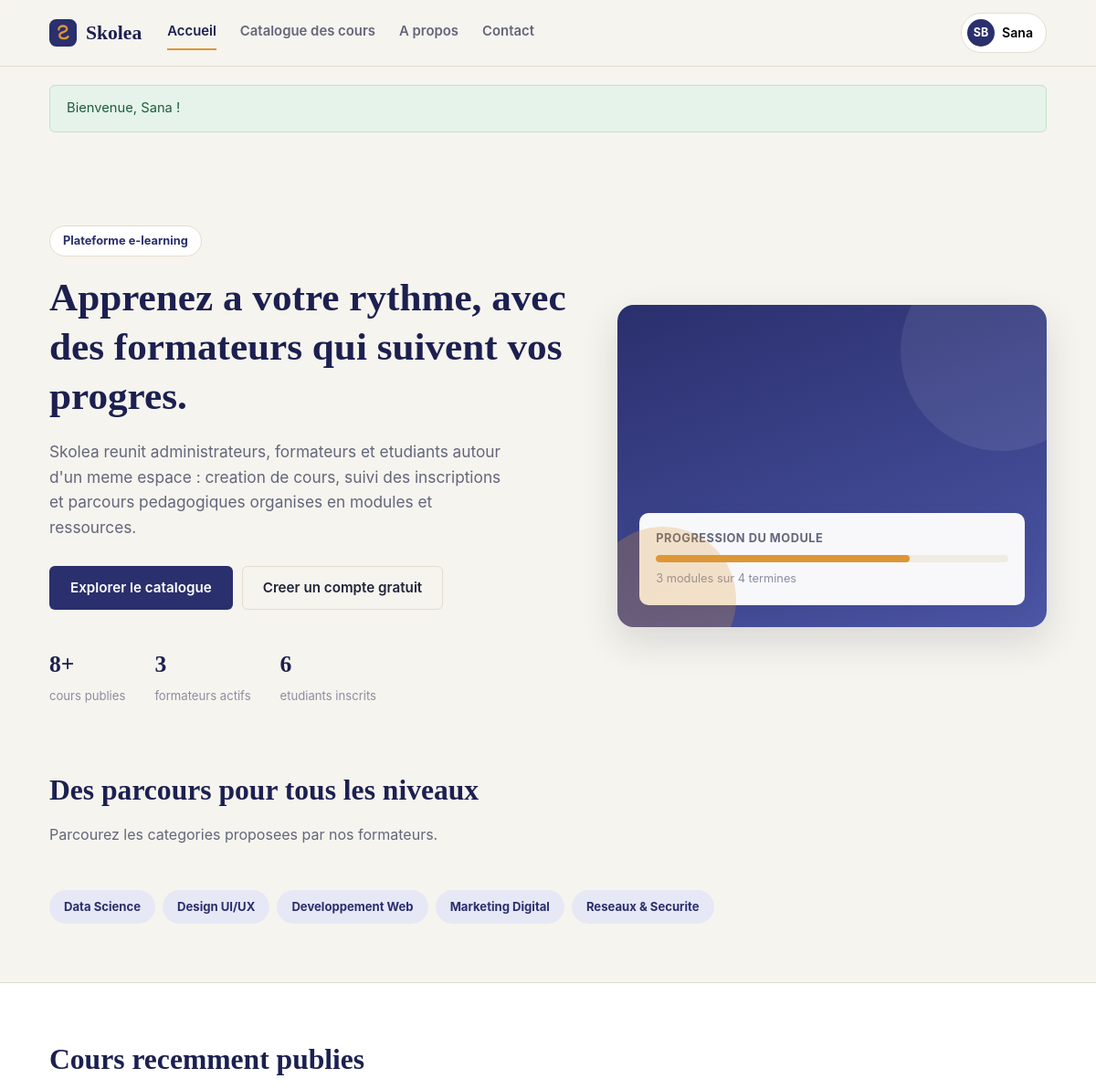
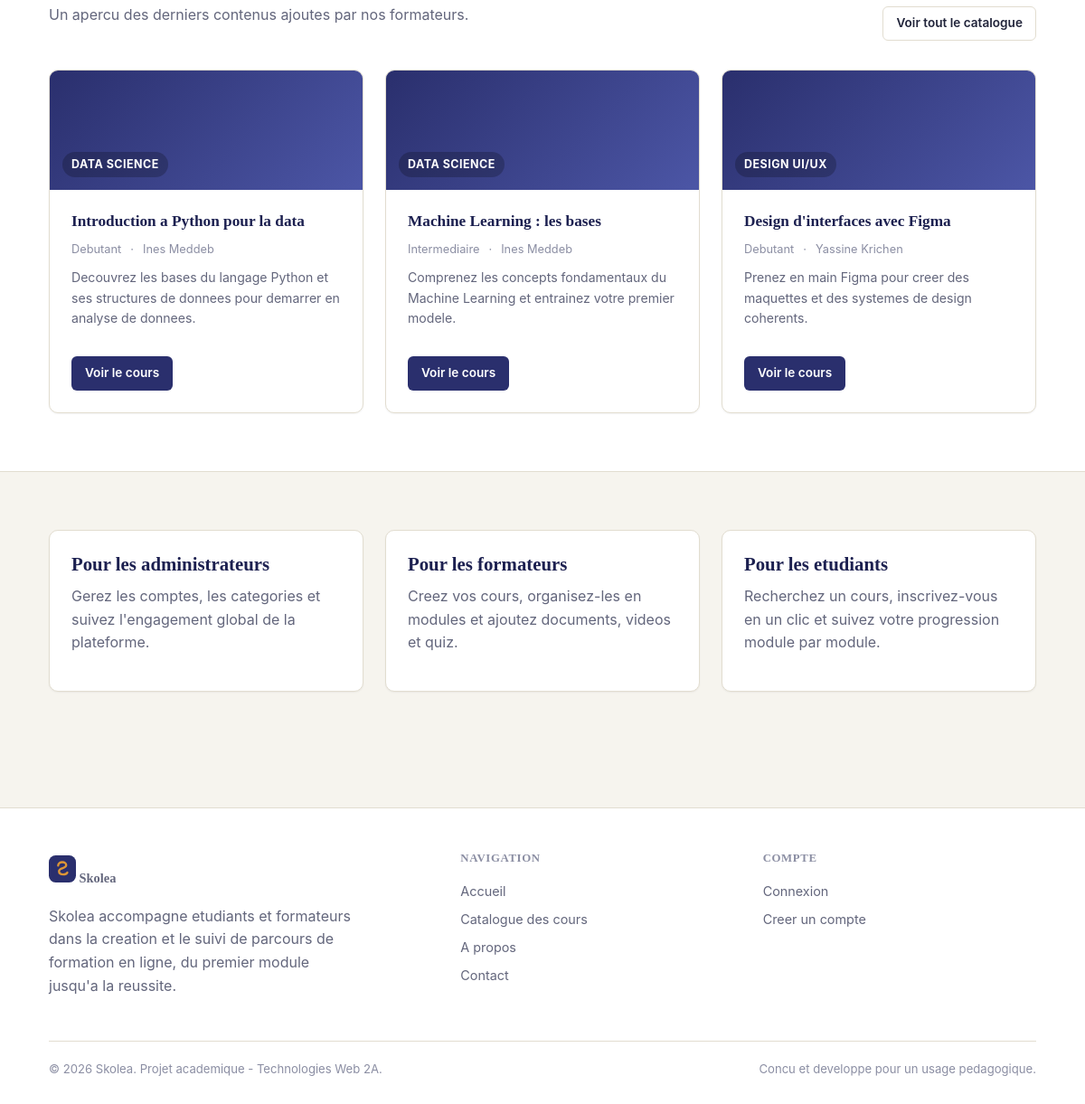
The page /SkoleaMVC/View/FrontOffice/index.php (signed in) on the database its author committed (2 pictures, top to bottom).
### tables this page shows
CREATE TABLE categories (
    id              INT UNSIGNED AUTO_INCREMENT PRIMARY KEY,
    nom             VARCHAR(100) NOT NULL UNIQUE,
    description     VARCHAR(255) NULL,
    date_creation   DATETIME NOT NULL DEFAULT CURRENT_TIMESTAMP
);

CREATE TABLE cours (
    id              INT UNSIGNED AUTO_INCREMENT PRIMARY KEY,
    titre           VARCHAR(150) NOT NULL,
    description     TEXT NOT NULL,
    categorie_id    INT UNSIGNED NOT NULL,
    formateur_id    INT UNSIGNED NOT NULL,
    niveau          ENUM('debutant', 'intermediaire', 'avance') NOT NULL DEFAULT 'debutant',
    statut          ENUM('brouillon', 'publie') NOT NULL DEFAULT 'brouillon',
    date_creation   DATETIME NOT NULL DEFAULT CURRENT_TIMESTAMP,
    date_maj        DATETIME NOT NULL DEFAULT CURRENT_TIMESTAMP ON UPDATE CURRENT_TIMESTAMP,
    CONSTRAINT fk_cours_categorie FOREIGN KEY (categorie_id) REFERENCES categories(id)
        ON DELETE RESTRICT ON UPDATE CASCADE,
    CONSTRAINT fk_cours_formateur FOREIGN KEY (formateur_id) REFERENCES utilisateurs(id)
        ON DELETE CASCADE ON UPDATE CASCADE
);

CREATE TABLE utilisateurs (
    id              INT UNSIGNED AUTO_INCREMENT PRIMARY KEY,
    nom             VARCHAR(80)  NOT NULL,
    prenom          VARCHAR(80)  NOT NULL,
    email           VARCHAR(150) NOT NULL UNIQUE,
    mot_de_passe    VARCHAR(255) NOT NULL,
    role            ENUM('administrateur', 'formateur', 'etudiant') NOT NULL DEFAULT 'etudiant',
    photo           VARCHAR(255) NULL,
    bio             VARCHAR(500) NULL,
    date_creation   DATETIME NOT NULL DEFAULT CURRENT_TIMESTAMP
);

### config.php (called while the page is built)
<?php
class config
{
    private static $pdo = null;
    public static function getConnexion()
    {
        if (!isset(self::$pdo)) {
            $servername = "localhost";
            $username = "root";
            $password = "";
            $dbname = "skolea";
            try {
                self::$pdo = new PDO(
                    "mysql:host=$servername;dbname=$dbname;charset=utf8mb4",
                    $username,
                    $password
                );
                self::$pdo->setAttribute(PDO::ATTR_ERRMODE, PDO::ERRMODE_EXCEPTION);
                self::$pdo->setAttribute(PDO::ATTR_DEFAULT_FETCH_MODE, PDO::FETCH_ASSOC);
            } catch (Exception $e) {
                die('Erreur de connexion : ' . $e->getMessage());
            }
        }
        return self::$pdo;
    }
}

### SkoleaMVC/Model/Cours.php (called while the page is built, shortened)
<?php
class Cours
{
    private $pdo;
    private $selectAvecJointures = "
        SELECT c.*, cat.nom AS categorie_nom,
               u.nom AS formateur_nom, u.prenom AS formateur_prenom,
               (SELECT COUNT(*) FROM inscriptions i WHERE i.cours_id = c.id) AS nb_inscrits,
               (SELECT COUNT(*) FROM modules m WHERE m.cours_id = c.id) AS nb_modules
        FROM cours c
        INNER JOIN categories cat ON cat.id = c.categorie_id
        INNER JOIN utilisateurs u ON u.id = c.formateur_id
    ";
    public function __construct($titre = null, $description = null, $categorieId = null, $niveau = null, $statut = null)
    {
        $this->pdo = config::getConnexion();
    }
    public function count($filtres = [])
    {
        list($where, $params) = $this->buildFiltre($filtres);
        $stmt = $this->pdo->prepare("SELECT COUNT(*) FROM cours c {$where}");
        $stmt->execute($params);
        return (int) $stmt->fetchColumn();
    }
    private function buildFiltre($filtres)
    {
        $conditions = [];
        $params = [];
        if (!empty($filtres['statut'])) {
            $conditions[] = 'c.statut = :statut';
            $params[':statut'] = $filtres['statut'];
        }
        $where = $conditions === [] ? '' : 'WHERE ' . implode(' AND ', $conditions);
        return [$where, $params];
    }
    public function recents($limite = 3)
    {
        $stmt = $this->pdo->prepare(
            $this->selectAvecJointures . " WHERE c.statut = 'publie' ORDER BY c.date_creation DESC LIMIT :limite"
        );
        $stmt->bindValue(':limite', $limite, PDO::PARAM_INT);
        $stmt->execute();
        return $stmt->fetchAll();
    }
}

### SkoleaMVC/Model/Utilisateur.php (called while the page is built, shortened)
<?php
class Utilisateur
{
    private $pdo;
    public function __construct()
    {
        $this->pdo = config::getConnexion();
    }
    public function countByRole($role)
    {
        $stmt = $this->pdo->prepare('SELECT COUNT(*) FROM utilisateurs WHERE role = :role');
        $stmt->execute(['role' => $role]);
        return (int) $stmt->fetchColumn();
    }
}

### SkoleaMVC/Model/Categorie.php (called while the page is built, shortened)
<?php
class Categorie
{
    private $pdo;
    public function __construct()
    {
        $this->pdo = config::getConnexion();
    }
    public function all()
    {
        return $this->pdo->query('SELECT * FROM categories ORDER BY nom')->fetchAll();
    }
}

### SkoleaMVC/helpers.php (called while the page is built, shortened)
<?php
function e($value)
{
    return htmlspecialchars($value ?? '', ENT_QUOTES, 'UTF-8');
}
function niveau_label($niveau)
{
    if ($niveau === 'debutant') return 'Debutant';
    if ($niveau === 'intermediaire') return 'Intermediaire';
    return ucfirst($niveau);
}

### SkoleaMVC/View/FrontOffice/index.php (the view, shortened to what this page needs)
<?php
require_once __DIR__ . '/../../bootstrap.php';
require_once __DIR__ . '/../../Model/Cours.php';
require_once __DIR__ . '/../../Model/Categorie.php';
require_once __DIR__ . '/../../Model/Utilisateur.php';
$coursModel = new Cours();
$nbCours = $coursModel->count(['statut' => 'publie']);
$coursRecents = $coursModel->recents(3);
$utilisateurModel = new Utilisateur();
$nbFormateurs = $utilisateurModel->countByRole('formateur');
$nbEtudiants = $utilisateurModel->countByRole('etudiant');
$categories = (new Categorie())->all();
require __DIR__ . '/includes/header.php';
?>
<section class="hero">
    <div class="container">
        <div>
            <span class="hero-eyebrow">Plateforme e-learning</span>
            <h1>Apprenez a votre rythme, avec des formateurs qui suivent vos progres.</h1>
            <p class="hero-lead">
                Skolea reunit administrateurs, formateurs et etudiants autour d'un meme
                espace : creation de cours, suivi des inscriptions et parcours pedagogiques
                organises en modules et ressources.
            </p>
            <div class="cluster">
                <a href="cours.php" class="btn btn-primary">Explorer le catalogue</a>
                <a href="inscription.php" class="btn btn-outline">Creer un compte gratuit</a>
            </div>
            <div class="hero-stats">
                <div>
                    <strong><?= (int) $nbCours ?>+</strong>
                    <span>cours publies</span>
                </div>
                <div>
                    <strong><?= (int) $nbFormateurs ?></strong>
                    <span>formateurs actifs</span>
                </div>
                <div>
                    <strong><?= (int) $nbEtudiants ?></strong>
                    <span>etudiants inscrits</span>
                </div>
            </div>
        </div>
        <div class="hero-art">
            <div class="hero-art-card">
                <p class="text-muted" style="margin:0 0 8px;font-size:.8rem;font-weight:700;text-transform:uppercase;letter-spacing:.04em;">Progression du module</p>
                <div class="progress-bar"><span style="width:72%"></span></div>
                <p class="text-soft" style="margin:8px 0 0;font-size:.8rem;">3 modules sur 4 termines</p>
            </div>
        </div>
    </div>
</section>
<section class="section" style="padding-top:0;">
    <div class="container">
        <div class="section-head">
            <div>
                <h2>Des parcours pour tous les niveaux</h2>
                <p class="text-muted">Parcourez les categories proposees par nos formateurs.</p>
            </div>
        </div>
        <div class="tag-list">
            <?php foreach ($categories as $categorie): ?>
                <a href="cours.php?categorie=<?= urlencode($categorie['nom']) ?>" class="badge badge-primaire" style="padding:8px 16px;font-size:.82rem;text-transform:none;letter-spacing:0;">
                    <?= e($categorie['nom']) ?>
                </a>
            <?php endforeach; ?>
        </div>
    </div>
</section>
<section class="section" style="background:var(--color-surface);border-top:1px solid var(--color-border);border-bottom:1px solid var(--color-border);">
    <div class="container">
        <div class="section-head">
            <div>
                <h2>Cours recemment publies</h2>
                <p class="text-muted">Un apercu des derniers contenus ajoutes par nos formateurs.</p>
            </div>
            <a href="cours.php" class="btn btn-outline btn-sm">Voir tout le catalogue</a>
        </div>
        <?php if ($coursRecents === []): ?>
            <div class="empty-state"><h3>Aucun cours publie pour le moment</h3></div>
        <?php else: ?>
            <div class="grid grid-cols-3">
                <?php foreach ($coursRecents as $cours): ?>
                    <article class="card course-card">
                        <div class="course-thumb"><span><?= e($cours['categorie_nom']) ?></span></div>
                        <div class="card-body">
                            <h3><a href="cours_detail.php?id=<?= (int) $cours['id'] ?>"><?= e($cours['titre']) ?></a></h3>
                            <div class="course-meta">
                                <span><?= e(niveau_label($cours['niveau'])) ?></span>
                                <span>&middot;</span>
                                <span><?= e($cours['formateur_prenom'] . ' ' . $cours['formateur_nom']) ?></span>
                            </div>
                            <p class="course-desc"><?= e(mb_strimwidth($cours['description'], 0, 110, '...')) ?></p>
                            <div class="card-footer">
                                <a href="cours_detail.php?id=<?= (int) $cours['id'] ?>" class="btn btn-primary btn-sm">Voir le cours</a>
                            </div>
                        </div>
                    </article>
                <?php endforeach; ?>
            </div>
        <?php endif; ?>
    </div>
</section>
<section class="section">
    <div class="container grid grid-cols-3">
        <div class="card card-body">
            <h3>Pour les administrateurs</h3>
            <p class="text-muted">Gerez les comptes, les categories et suivez l'engagement global de la plateforme.</p>
        </div>
        <div class="card card-body">
            <h3>Pour les formateurs</h3>
            <p class="text-muted">Creez vos cours, organisez-les en modules et ajoutez documents, videos et quiz.</p>
        </div>
        <div class="card card-body">
            <h3>Pour les etudiants</h3>
            <p class="text-muted">Recherchez un cours, inscrivez-vous en un clic et suivez votre progression module par module.</p>
        </div>
    </div>
</section>
<?php require __DIR__ . '/includes/footer.php'; ?>

### rows shown on the page
categories: nom "Data Science"
categories: nom "Design UI/UX"
categories: nom "Developpement Web"
categories: nom "Marketing Digital"
categories: nom "Reseaux & Securite"
cours: categorie.nom "DATA SCIENCE", titre "Introduction a Python pour la data", niveau "Debutant", formateur.nom "Ines Meddeb", description "Decouvrez les bases du langage Python et ses structures de donnees pour demarrer en analyse de donnees."
cours: categorie.nom "DATA SCIENCE", titre "Machine Learning : les bases", niveau "Intermediaire", formateur.nom "Ines Meddeb", description "Comprenez les concepts fondamentaux du Machine Learning et entrainez votre premier modele."
cours: categorie.nom "DESIGN UI/UX", titre "Design d'interfaces avec Figma", niveau "Debutant", formateur.nom "Yassine Krichen", description "Prenez en main Figma pour creer des maquettes et des systemes de design coherents."

### other values the page prints
$utilisateur['prenom'] "Sana"
$message "Bienvenue, Sana !"
$nbCours "8"
$nbFormateurs "3"
$nbEtudiants "6"
